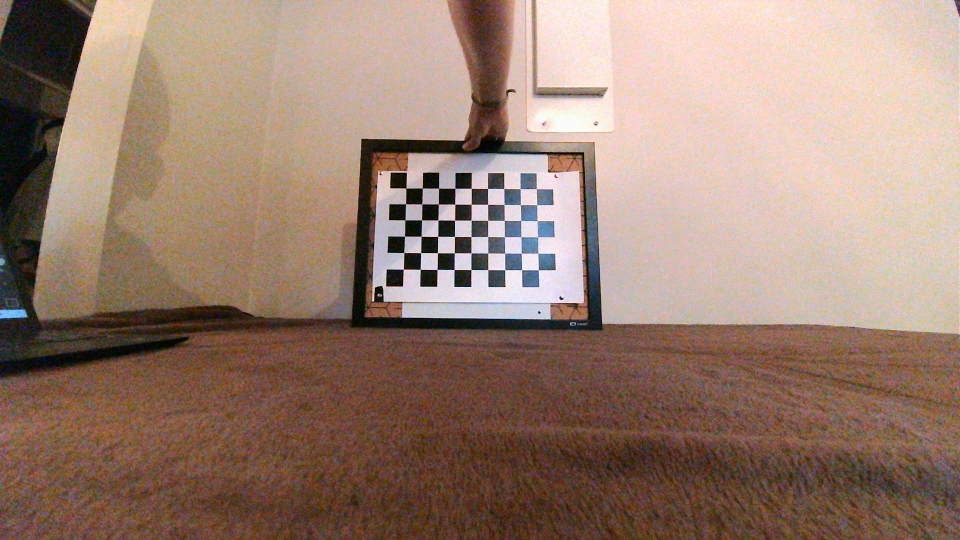
#> input picture Devoir2/calib_images_appart/left_01.jpg, 1920 x 1080 px, found by its file name (shown at 1/2 size)
$ python main.py
#> lines starting #> are read from the running program, lines starting #| are printed output that depends on the picture
import cv2
import numpy as np

# Trouve tous les points d'intérêt (PI) dans chacune des images
def detecteur_harris(img, max_points=500, min_distance=5):
    gray_image = cv2.cvtColor(img, cv2.COLOR_BGR2GRAY)
    # Identifie les N coins les plus marqués dans une image en niveaux de gris à l'aide du détecteur de Harris.
    pts = cv2.goodFeaturesToTrack(
        gray_image,
        maxCorners=max_points,
        qualityLevel=0.01,
        minDistance=min_distance,
        useHarrisDetector=True,
        k=0.04
    )
    if pts is None:
        return np.array([], dtype=np.float32)
    # Paire les coordonnées 2 par 2
    return pts.reshape(-1, 2)


def correlation_normalisee(img1, img2, pts1, pts2, W=7, seuil=0.75):
    gray_img1 = cv2.cvtColor(img1, cv2.COLOR_BGR2GRAY)
    gray_img2 = cv2.cvtColor(img2, cv2.COLOR_BGR2GRAY)

    h, w = gray_img1.shape
    correspondant_g = []
    correspondant_d = []

    for p1 in pts1:
        x1, y1 = int(p1[0]), int(p1[1])
        # Éviter les bords de l'image pour la fenêtre
        if y1 - W < 0 or y1 + W >= h or x1 - W < 0 or x1 + W >= w:
            continue

        # Centrage de la fenêtre de corrélation sur le point (x1, y1)
        f1 = np.float32(gray_img1[y1 - W : y1 + W + 1, x1 - W : x1 + W + 1])
        # Élimination des écarts de luminosité globale entre les deux images
        f1c = f1 - np.mean(f1)
        norm_f1 = np.linalg.norm(f1c)
        if norm_f1 == 0:
            continue

        meilleur_score = -1
        meilleur_p2 = None

        for p2 in pts2:
            x2, y2 = int(p2[0]), int(p2[1])
            # Éviter les bords de l'image pour la fenêtre
            if y2 - W < 0 or y2 + W >= h or x2 - W < 0 or x2 + W >= w:
                continue

            # Centrage de la fenêtre de corrélation sur le point (x2, y2)
            f2 = np.float32(gray_img2[y2 - W : y2 + W + 1, x2 - W : x2 + W + 1])
            # Élimination des écarts de luminosité globale entre les deux images
            f2c = f2 - np.mean(f2)
            norm_f2 = np.linalg.norm(f2c)
            if norm_f2 == 0:
                continue

            # Calcul de la corrélation normalisée, permet de ne pas dépendre de la moyenne des niveaux de gris.
            score_cn = np.sum(f1c * f2c) / (norm_f1 * norm_f2)

            if score_cn > meilleur_score:
                # Enregistrement du point et du score si c'est le meilleur qu'on a rencontré
                meilleur_score = score_cn
                meilleur_p2 = p2

        # Validation du meilleur score par le seuil
        if meilleur_score > seuil:
            # On enregistre le couple de correspondant pour le point p1 actuel
            correspondant_g.append(p1)
            correspondant_d.append(meilleur_p2)

    return np.array(correspondant_g), np.array(correspondant_d)


def matrice_fondamentale(pts_g, pts_d):
    N = pts_g.shape[0]
    A = np.zeros((N, 9))
    # Construction de la matrice A n x 9 des coefficients du système
    for i in range(N):
        x_g, y_g = pts_g[i][0], pts_g[i][1]
        x_d, y_d = pts_d[i][0], pts_d[i][1]
        A[i] = [
            x_d * x_g,
            x_d * y_g,
            x_d,
            y_d * x_g,
            y_d * y_g,
            y_d,
            x_g,
            y_g,
            1,
        ]

    # Décomposition de A en valeurs singulières
    V = np.linalg.svd(A).Vh
    # La plus petite valeur singulière est stockée à la dernière position
    F = V[-1].reshape(3, 3)

    # Application de la contrainte de rang 2
    U, D, Vt = np.linalg.svd(F)
    D[2] = 0
    return np.dot(U, np.dot(np.diag(D), Vt))


def ransac(pcs_g, pcs_d, N_iterations=2000, t_seuil=0.5):
    # Vérification du nombre de points (minimum 8 pour estimer F)
    num_pairs = pcs_g.shape[0]
    if num_pairs < 8:
        raise ValueError("Il faut au moins 8 paires initiales.")

    meilleur_S_k_taille = -1
    meilleur_S_k = None
    meilleure_F_initiale = None

    # Coordonnées homogènes pour le calcul de la distance de sampson
    ones = np.ones((num_pairs, 1))
    pts_g_h = np.hstack((pcs_g, ones))
    pts_d_h = np.hstack((pcs_d, ones))

    for k in range(N_iterations):
        # Choisir au hasard 8 paires et calculer F_k
        indices = np.random.choice(num_pairs, 8, replace=False)
        F_k = matrice_fondamentale(pcs_g[indices], pcs_d[indices])

        # Calculer la distance de sampson
        # Numérateur : (p_d^T * F * p_g)
        num = np.sum(np.dot(pts_d_h, F_k) * pts_g_h, axis=1)

        # Dénominateur : ||F_k * p_g||^2 + ||F_k^T * p_d||^2 (uniquement composantes x et y en 2D)
        F_pg = np.dot(pts_g_h, F_k.T)
        pd_F = np.dot(pts_d_h, F_k)
        denom = (
            F_pg[:, 0] ** 2
            + F_pg[:, 1] ** 2
            + pd_F[:, 0] ** 2
            + pd_F[:, 1] ** 2
        )

        d_i = (num**2) / (denom + 1e-12)


        # Construction de l'ensemble consensus S_k (retrait des valeurs abberantes)
        condition = d_i < t_seuil
        S_k_taille = np.sum(condition) # True = 1, False = 0

        # On garde le S_k contenant le plus d'éléments
        if S_k_taille > meilleur_S_k_taille:
            meilleur_S_k_taille = S_k_taille
            meilleur_S_k = condition
            meilleure_F_initiale = F_k

    # Séparation finale des données aberrantes et régulières
    regulier_g = pcs_g[meilleur_S_k]
    regulier_d = pcs_d[meilleur_S_k]
    abberant_g = pcs_g[~meilleur_S_k]
    abberant_d = pcs_d[~meilleur_S_k]

    # Réévaluer F avec toutes les mises en corespondance régulières
    F_optimisee = matrice_fondamentale(regulier_g, regulier_d)

    return F_optimisee, (regulier_g, regulier_d), (abberant_g, abberant_d)

def dessiner_correspondances(img1, img2, pts1, pts2, couleur, epaisseur=1):
    """Colle les deux images côte à côte et trace une ligne entre chaque
    paire de points correspondants."""
    h1, w1 = img1.shape[:2]
    h2, w2 = img2.shape[:2]
    h = max(h1, h2)

    canvas = np.zeros((h, w1 + w2, 3), dtype=np.uint8)
    canvas[:h1, :w1] = img1
    canvas[:h2, w1:w1 + w2] = img2

    for (xg, yg), (xd, yd) in zip(pts1, pts2):
        p1 = (int(xg), int(yg))
        p2 = (int(xd) + w1, int(yd))
        cv2.circle(canvas, p1, 3, couleur, -1)
        cv2.circle(canvas, p2, 3, couleur, -1)
        cv2.line(canvas, p1, p2, couleur, epaisseur, lineType=cv2.LINE_AA)

    return canvas


# Calcule l'erreur épipolaire |x_d^T F x_g| pour chaque paire de points.
# Une erreur proche de 0 indique que la paire respecte bien la contrainte
# géométrique imposée par F ; une erreur élevée signale une correspondance
# potentiellement fausse malgré son acceptation par RANSAC.
def erreur_epipolaire(F, pts_g, pts_d):
    ones = np.ones((len(pts_g), 1))
    pg_h = np.hstack([pts_g, ones])
    pd_h = np.hstack([pts_d, ones])
    erreurs = np.abs(np.sum((pd_h @ F) * pg_h, axis=1))
    return erreurs


if __name__ == "__main__" :
    # Applications sur les images
    img_g = cv2.imread("visage/charles/left_01.jpg")
#> img_g is the input picture: shape (1080, 1920, 3); mean B, G, R 112.7, 127.3, 153.4
    img_d = cv2.imread("visage/charles/right_01.jpg")
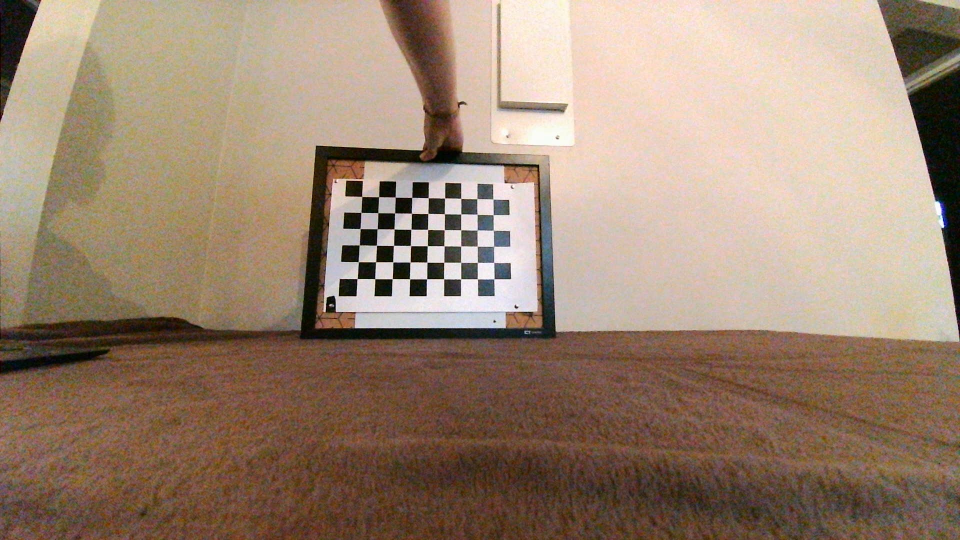
#> input picture Devoir2/calib_images_appart/right_01.jpg, 1920 x 1080 px, found by its file name (shown at 1/2 size)
#> img_d is the input picture: shape (1080, 1920, 3); mean B, G, R 114.5, 133.6, 155.9
    # Coordonnées obtenues par detecter_visage.py
    roi_g = (766, 142, 544, 544)   # x, y, w, h
    roi_d = (603, 144, 571, 571)

    xg, yg, wg, hg = roi_g
    xd, yd, wd, hd = roi_d

    # On retire environ 20% du haut de la ROI pour exclure la zone de la
    # racine des cheveux, qui génère des faux appariements (texture
    # répétitive des mèches de cheveux) même après le filtrage RANSAC.
    recul_haut = 0.20
    yg2 = yg + int(hg * recul_haut)
    hg2 = hg - int(hg * recul_haut)
    yd2 = yd + int(hd * recul_haut)
    hd2 = hd - int(hd * recul_haut)

    img_g_visage = img_g[yg2:yg2+hg2, xg:xg+wg]
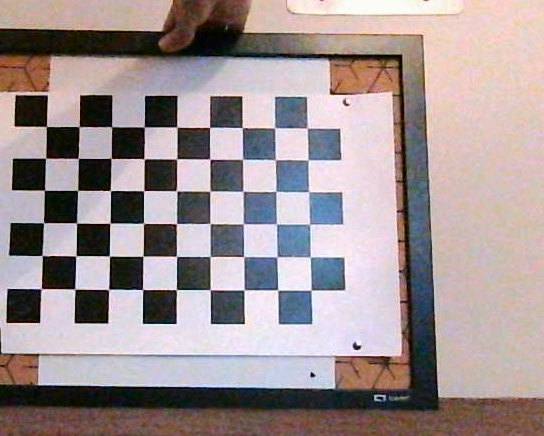
#> img_g_visage: shape (436, 544, 3); mean B, G, R 148.1, 147, 159.9
    img_d_visage = img_d[yd2:yd2+hd2, xd:xd+wd]
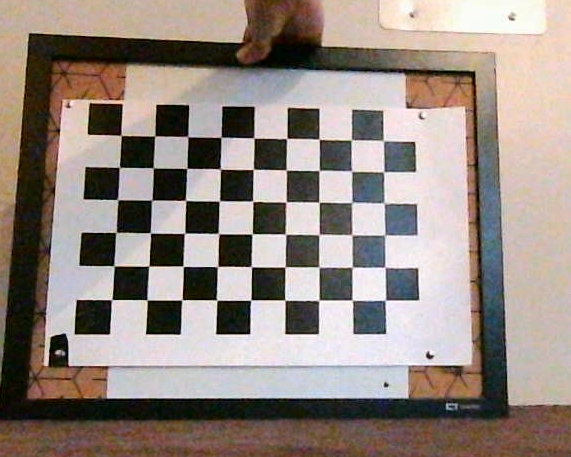
#> img_d_visage: shape (457, 571, 3); mean B, G, R 129.8, 136.9, 149

    # min_distance augmenté à 12 (au lieu de 5 par défaut) pour espacer
    # davantage les points détectés et réduire les échanges entre points
    # voisins qui se ressemblent (ex. le long d'une ligne de cheveux).
    pts_g = detecteur_harris(img_g_visage, max_points=800, min_distance=12)
#> in detecteur_harris, `gray_image = cv2.cvtColor(img, cv2.COLOR_BGR2GRAY)`:
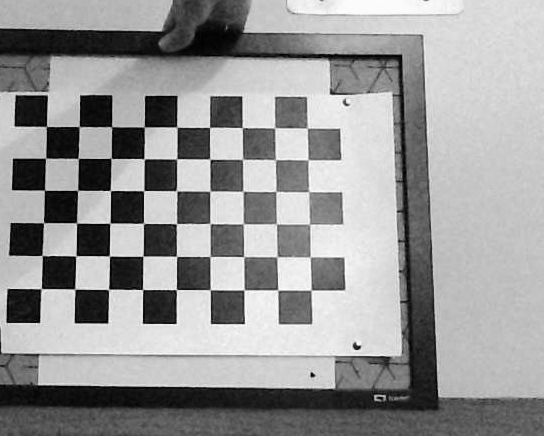
#> gray_image: shape (436, 544); min 0, max 254, mean 151
#> in detecteur_harris, `pts = cv2.goodFeaturesToTrack( gray_image, maxCorners=max_points, qual..`: pts = 123 rows, first 8: [175, 323], [311, 373], [143, 322], [107, 322], [75, 322], [243, 323], [39, 322], [143, 158]
#> pts_g = 123 pairs, first value 2 to 439, second value 28 to 397
    pts_d = detecteur_harris(img_d_visage, max_points=800, min_distance=12)
#> call 2 of detecteur_harris, with max_points = 800, min_distance = 12
#> in detecteur_harris (call 2), `gray_image = cv2.cvtColor(img, cv2.COLOR_BGR2GRAY)`:
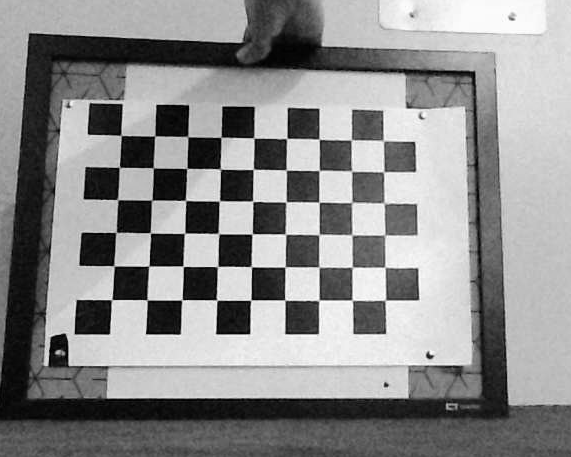
#> gray_image: shape (457, 571); min 0, max 255, mean 139.7
#> in detecteur_harris (call 2), `pts = cv2.goodFeaturesToTrack( gray_image, maxCorners=max_points, qual..`: pts = 130 rows, first 8: [146, 333], [249, 333], [252, 299], [217, 333], [286, 333], [182, 265], [183, 299], [75, 333]
#> pts_d = 130 pairs, first value 29 to 513, second value 16 to 404
    print(f"Points détectés - gauche : {len(pts_g)}, droite : {len(pts_d)}")
#| Points détectés - gauche : 123, droite : 130

    # Seuil de corrélation resserré à 0.75 (au lieu de 0.7) pour réduire
    # les faux positifs sur les zones peu texturées du visage.
    pcs_g, pcs_d = correlation_normalisee(img_g_visage, img_d_visage, pts_g, pts_d, W=7, seuil=0.75)
#> the loop in correlation_normalisee, `for p1 in pts1:` made 123 passes
#> (x1, y1, norm_f1) on passes 1 to 12: (175, 323, 1330.5), (311, 373, 664.3), (143, 322, 1346.7), (107, 322, 1361.4), (75, 322, 1317.6), (243, 323, 1150.1), (39, 322, 1328.9), (143, 158, 1359.2), (145, 190, 1376.2), (15, 125, 1257.2), (142, 257, 1335.8), (110, 288, 1402.3)
#> after the loop in correlation_normalisee, `for p1 in pts1:`: correspondant_d = 117 pairs, first value 45 to 509, second value 41 to 404; correspondant_g = 117 pairs, first value 7 to 439, second value 28 to 396
#> pcs_g has the same summary as correspondant_g in correlation_normalisee; pcs_d has the same summary as correspondant_d in correlation_normalisee
    print(f"Correspondances avant RANSAC : {len(pcs_g)}")
#| Correspondances avant RANSAC : 117

    if len(pcs_g) < 8:
        raise RuntimeError(
            f"Seulement {len(pcs_g)} correspondances trouvées (minimum 8 requis). "
            "Baissez le seuil de corrélation ou augmentez max_points.")

    # t_seuil resserré à 0.5 (au lieu de 1.0) pour que RANSAC soit plus
    # sélectif sur la cohérence géométrique des points retenus.
    F, (reguliers_g, reguliers_d), (abberants_g, abberants_d) = ransac(pcs_g, pcs_d, N_iterations=2000, t_seuil=0.5)
#> in ransac, `pts_g_h = np.hstack((pcs_g, ones))`: pts_g_h = 117 rows, first 8: [175, 323, 1], [143, 322, 1], [107, 322, 1], [75, 322, 1], [243, 323, 1], [39, 322, 1], [143, 158, 1], [145, 190, 1]
#> in ransac, `pts_d_h = np.hstack((pcs_d, ones))`: pts_d_h = 117 rows, first 8: [317, 333, 1], [88, 133, 1], [249, 333, 1], [75, 333, 1], [317, 333, 1], [249, 333, 1], [318, 201, 1], [385, 171, 1]
#> the loop in ransac, `for k in range(N_iterations):` made 2000 passes
#> (S_k_taille, meilleur_S_k_taille) on passes 1, 13, 17, 34: (2, 2), (3, 3), (8, 8), (10, 10)
#> S_k_taille on passes 2 to 7: 1, 0, 0, 0, 0, 0

    print("Matrice fondamentale F :")
    print(F)
#| [[ 3.55228808e-07 -4.70571900e-05  1.51199889e-02]
#|  [ 4.62191531e-05 -1.93334239e-07 -1.84141203e-02]
#|  [-1.55619830e-02  2.22628815e-02 -9.99347032e-01]]
    print(f"MC régulières : {len(reguliers_g)}")
#| MC régulières : 34
    print(f"MC aberrantes : {len(abberants_g)}")
#| MC aberrantes : 83

    # Diagnostic quantitatif : permet de repérer les correspondances
    # régulières qui restent malgré tout suspectes (erreur élevée),
    # au lieu de se fier uniquement à l'inspection visuelle.
    erreurs = erreur_epipolaire(F, reguliers_g, reguliers_d)
    print(f"\nErreur épipolaire moyenne : {erreurs.mean():.4f}")
#| Erreur épipolaire moyenne : 0.0025
    print(f"Erreur épipolaire max : {erreurs.max():.4f}")
#| Erreur épipolaire max : 0.0113

    indices_tries = np.argsort(erreurs)[::-1]
    print("\nLes 5 points réguliers avec la plus grande erreur (candidats suspects) :")
    for i in indices_tries[:5]:
        print(f"  gauche {reguliers_g[i]} <-> droite {reguliers_d[i]}, erreur = {erreurs[i]:.4f}")
#> this loop made 5 passes
#> i on passes 1 to 5: 23, 32, 28, 9, 12
#|   gauche [ 38. 354.] <-> droite [107. 367.], erreur = 0.0113
#|   gauche [ 14. 355.] <-> droite [ 82. 367.], erreur = 0.0108
#|   gauche [ 37. 367.] <-> droite [106. 380.], erreur = 0.0057
#|   gauche [46. 96.] <-> droite [121. 105.], erreur = 0.0053
#|   gauche [145. 126.] <-> droite [222. 136.], erreur = 0.0049

    # Visualisation (sur les images rognées)
    img_regulieres = dessiner_correspondances(img_g_visage, img_d_visage, reguliers_g, reguliers_d, couleur=(0, 255, 0))
#> the loop in dessiner_correspondances, `for (xg, yg), (xd, yd) in zip(pts1, pts2):` made 34 passes
#> (xg, yg, xd, yd) on passes 1 to 12: (175, 323, 317, 333), (107, 322, 249, 333), (75, 322, 75, 333), (243, 323, 317, 333), (241, 97, 318, 109), (16, 96, 90, 104), (112, 192, 187, 202), (12, 189, 84, 198), (8, 289, 77, 300), (46, 96, 121, 105), (176, 96, 253, 107), (111, 96, 188, 106)
#> after the loop in dessiner_correspondances, `for (xg, yg), (xd, yd) in zip(pts1, pts2):`:
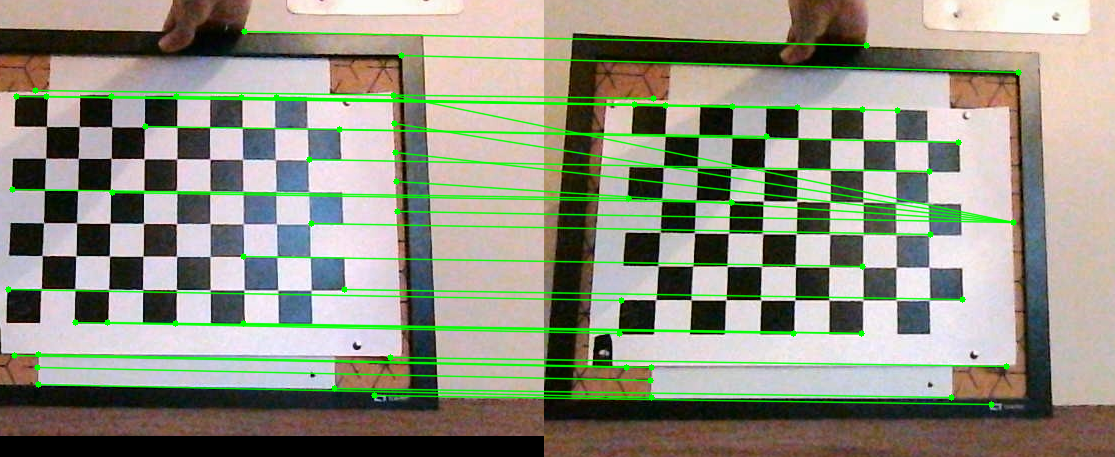
#> canvas: shape (457, 1115, 3); mean B, G, R 128.4, 144.4, 143.2
    img_aberrantes = dessiner_correspondances(img_g_visage, img_d_visage, abberants_g, abberants_d, couleur=(0, 0, 255))
#> call 2 of dessiner_correspondances, with pts1 = array of shape (83, 2), pts2 = array of shape (83, 2), couleur = (0, 0, 255), epaisseur = 1
#> the loop in dessiner_correspondances (call 2), `for (xg, yg), (xd, yd) in zip(pts1, pts2):` made 83 passes
#> (xg, yg, xd, yd) on passes 1 to 12: (143, 322, 88, 133), (39, 322, 249, 333), (143, 158, 318, 201), (145, 190, 385, 171), (15, 125, 75, 333), (142, 257, 351, 268), (110, 288, 288, 137), (7, 322, 354, 333), (359, 346, 432, 356), (111, 222, 222, 136), (175, 225, 252, 171), (81, 96, 223, 107)
#> after the loop in dessiner_correspondances (call 2), `for (xg, yg), (xd, yd) in zip(pts1, pts2):`:
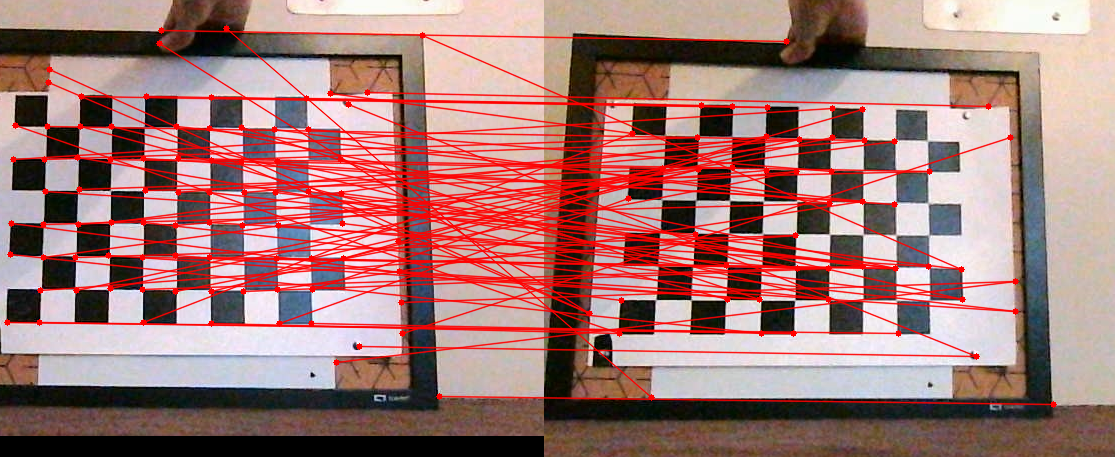
#> canvas: shape (457, 1115, 3); mean B, G, R 118.3, 121.5, 162.8

    cv2.imwrite("correspondances_regulieres.png", img_regulieres)
    cv2.imwrite("correspondances_aberrantes.png", img_aberrantes)
    print("\nImages sauvegardées : correspondances_regulieres.png, correspondances_aberrantes.png")
